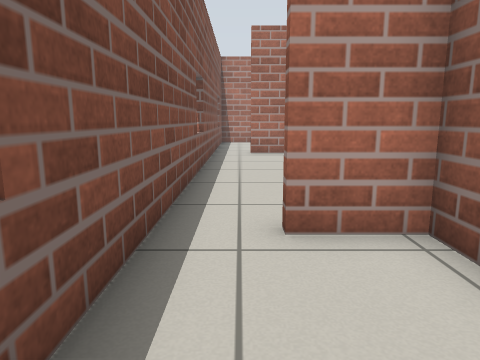
view 1 (above)

16 first-person views from a walk through a robot-simulator world made for Gazebo. The camera is 0.69 m above the floor, tilts 10° down and sees 70° across. The floor is counted in squares, 0.5 m on a side. Each view is taken from the middle of a square. On the plan, view 1 faces up. The plan holds only what a view shows up to about 15 squares ahead; the rest is blank.

view 2
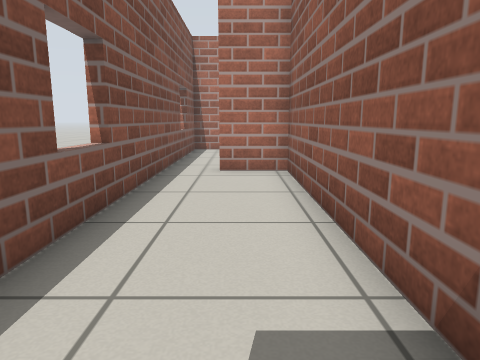

view 3
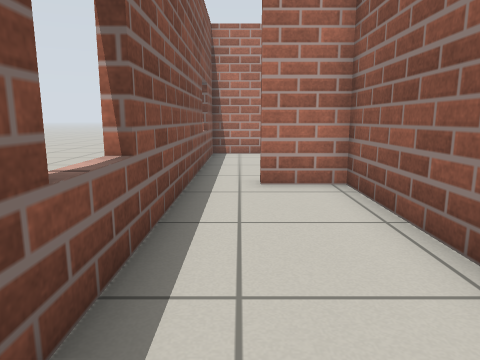

view 4
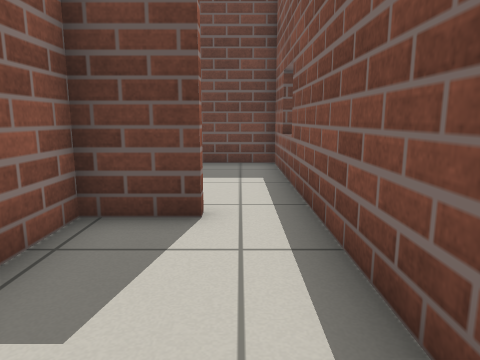

view 5
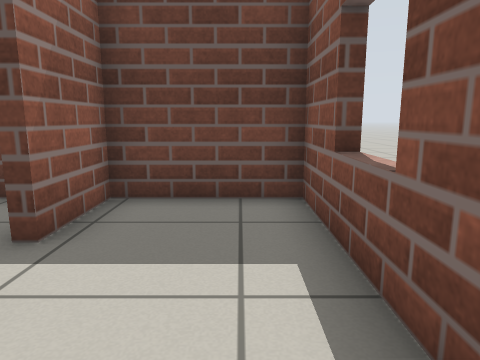

view 6
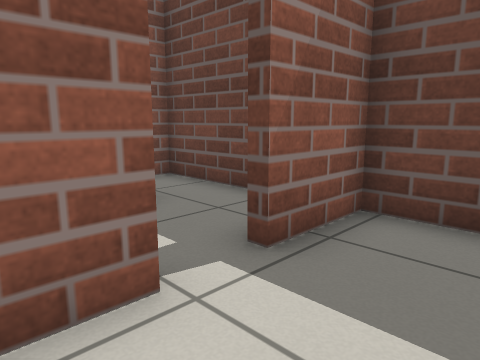

view 7
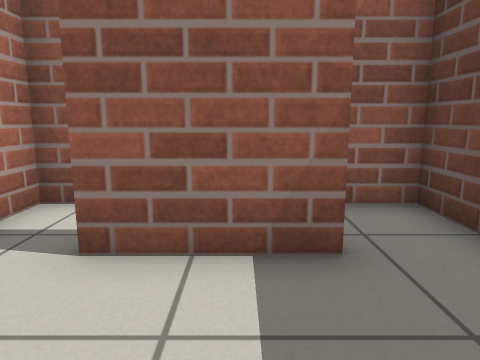

view 8
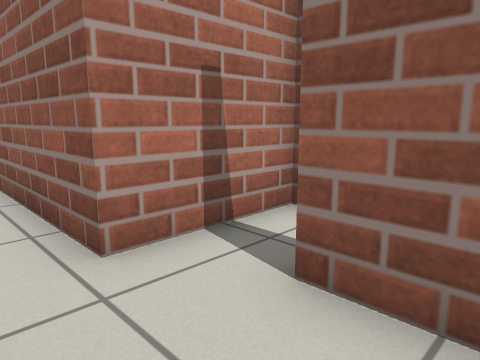

view 9
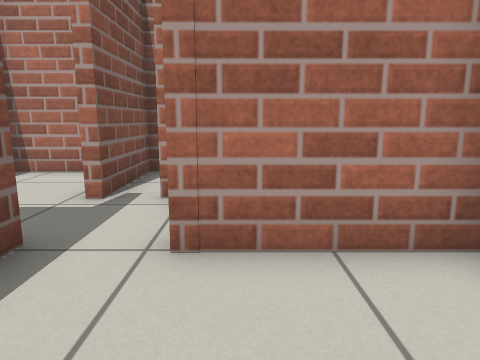

view 10
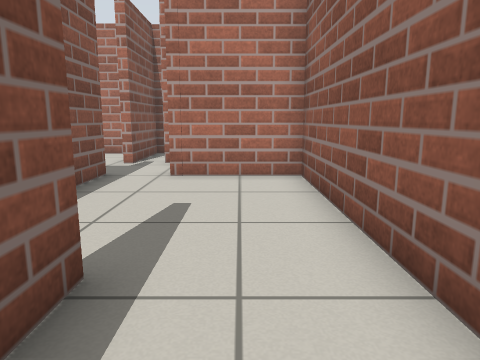

view 11
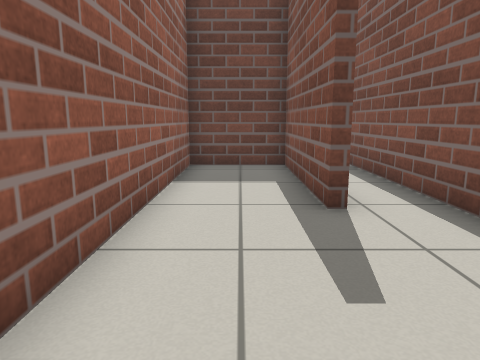

view 12
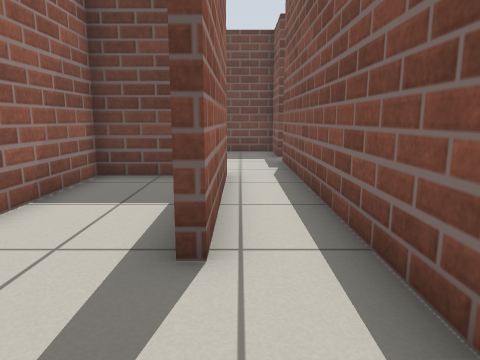

view 13
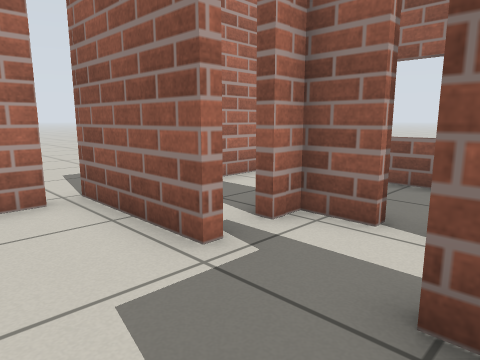

view 14
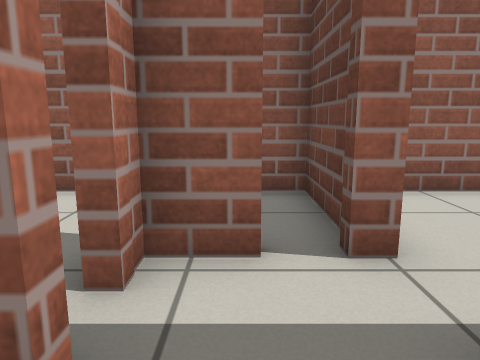

view 15
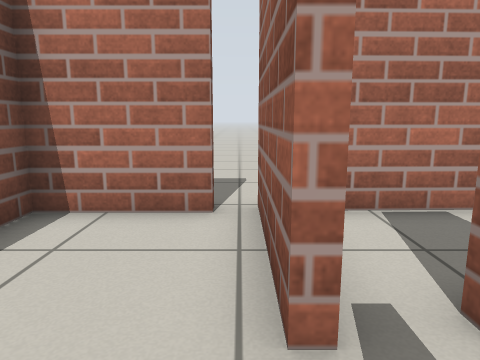

view 16
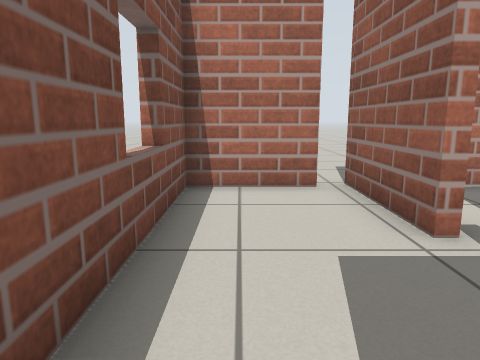

### Floor plan
Points are (right, up) in squares from view 1. A wall is a line through its corners. A room is listed if a view was taken in it or the views show most of it. See-through windows are left out.
Room 1 (views 1, 6, 7)
walls: (2.3, 1.6) (2.3, 4) (0.6, 4); (-1.1, 3.6) (-1.1, -1.9) (2.3, -1.9) (2.3, 0.4)
ways out: opening at (0, 4) to room 2; opening at (3, 1) to room 3
Room 2 (views 2, 3, 4, 5, 16)
walls: (0.6, 4) (0.6, 4.3) (2.3, 4.3) (2.3, 14.2) (0.4, 14.2); (-1.1, 14.5) (-1.1, 3.6)
ways out: opening at (0, 4) to room 1; opening at (0, 15) to room 5
Room 3 (view 8)
walls: (5.3, -0.1) (5.3, 2.8); (2.6, 0.4) (2.6, -1.9) (7.5, -1.9) (7.5, -0.6); (7.5, 3.6) (7.5, 4.3) (4.3, 4.3); (2.6, 4.6) (2.6, 1.6)
ways out: opening at (3, 1) to room 1; opening at (4, 5) to room 4
Room 4 (views 9, 10, 11, 12)
walls: (2.6, 11.3) (2.6, 4.6); (2.6, 15.8) (2.6, 13.9); (4.3, 16.8) (4.3, 17.9) (3.6, 17.9); (4.3, 4.3) (4.3, 9.8) (4.6, 9.8) (4.6, 4.6) (7.5, 4.6) (7.5, 15.4) (4.3, 15.4) (4.3, 16)
ways out: opening at (4, 5) to room 3; opening at (3, 16.5) to room 5; gap at (5, 17)
Room 5 (views 13, 14, 15)
walls: (2.3, 17.8) (2.3, 21.4); (3.6, 17.9) (3.6, 18.4); (2.3, 15.3) (2.3, 15.8); (1.6, 21.4) (1.6, 21) (-1.1, 21) (-1.1, 14.5)
ways out: opening at (0, 15) to room 2; opening at (3, 16.5) to room 4; opening at (2, 21)

Where each view was taken, in squares from view 1:
view 1: 0 up, 0 right, facing up
view 2: 5 up, 1 right, facing up
view 3: 7 up, 0 right, facing up
view 4: 9 up, 0 right, facing down
view 5: 4 up, 0 right, facing down
view 6: 3 up, 0 right, facing down-right
view 7: 1 up, 2 right, facing right
view 8: 1 up, 3 right, facing up-right
view 9: 12 up, 5 right, facing up
view 10: 7 up, 6 right, facing up
view 11: 15 up, 6 right, facing down
view 12: 13 up, 4 right, facing down
view 13: 15 up, 0 right, facing up-right
view 14: 17 up, 1 right, facing right
view 15: 16 up, 2 right, facing up
view 16: 14 up, 0 right, facing up
